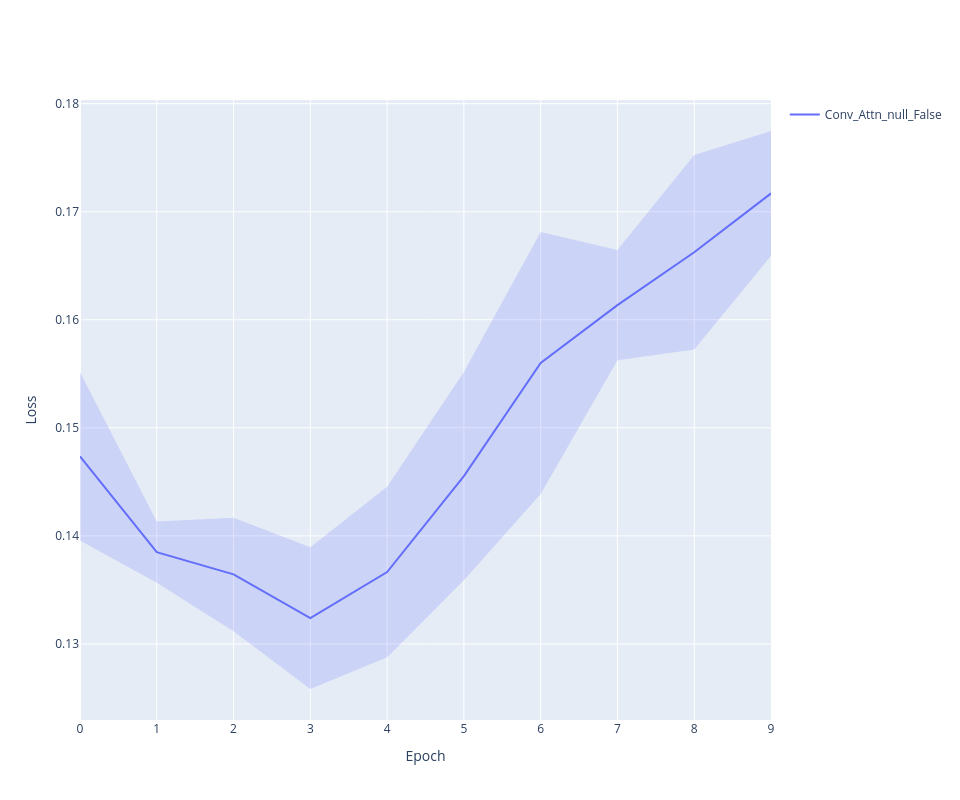

The code cell stored with this chart in its notebook:
### Code cell
line_plot(history, 'loss')

### Figure 1 — Plotly figure (JSON) as saved in the notebook; plotly's stock layout.template omitted (floating-point values rounded to 4 significant figures)
{"data": [{"line": {"color": "#636EFA"}, "mode": "lines", "name": "Conv_Attn_null_False", "type": "scatter", "x": [0, 1, 2, 3, 4, 5, 6, 7, 8, 9], "y": [0.1474, 0.1385, 0.1364, 0.1324, 0.1366, 0.1455, 0.156, 0.1614, 0.1662, 0.1717]}, {"line": {"width": 0}, "marker": {"color": "#444"}, "mode": "lines", "showlegend": false, "type": "scatter", "x": [0, 1, 2, 3, 4, 5, 6, 7, 8, 9], "y": [0.1551, 0.1413, 0.1417, 0.1389, 0.1445, 0.1552, 0.1681, 0.1665, 0.1752, 0.1775]}, {"fill": "tonexty", "fillcolor": "rgba(99, 110, 250,0.2)", "line": {"width": 0}, "marker": {"color": "#444"}, "mode": "lines", "showlegend": false, "type": "scatter", "x": [0, 1, 2, 3, 4, 5, 6, 7, 8, 9], "y": [0.1396, 0.1357, 0.1312, 0.1258, 0.1288, 0.1359, 0.1439, 0.1563, 0.1572, 0.1659]}], "layout": {"height": 800, "width": 960, "xaxis": {"title": {"text": "Epoch"}}, "yaxis": {"title": {"text": "Loss"}}}}
